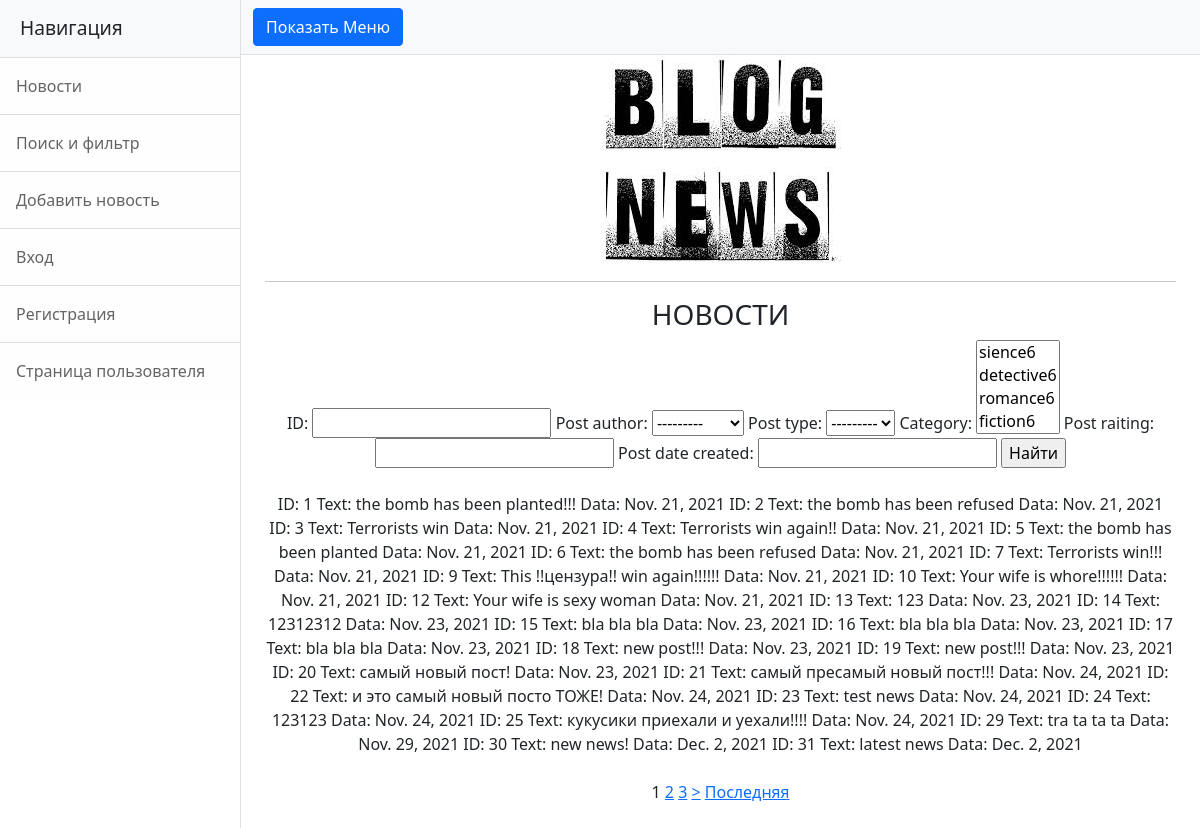
Page /news/search/ on the earlier database version.
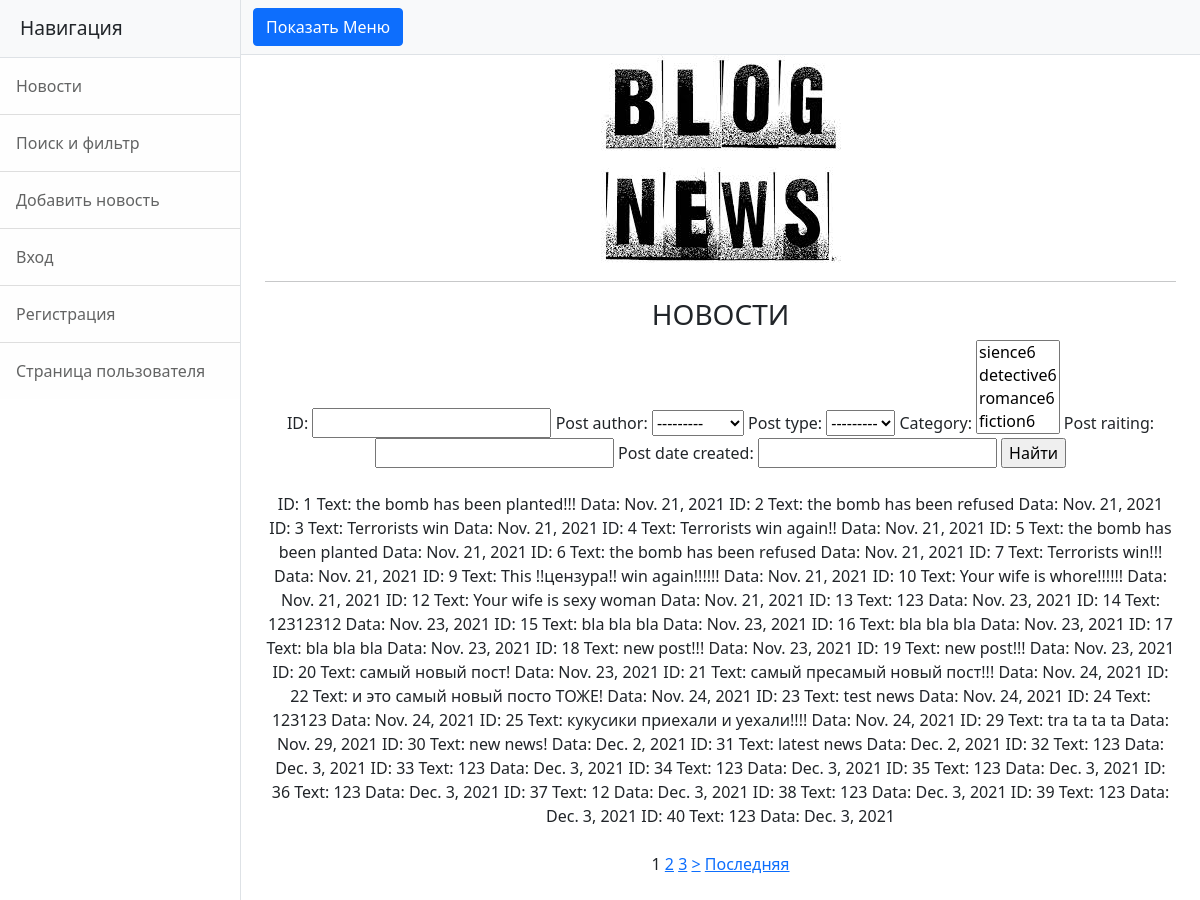
Same page on the later database version.
### news/models.py (models this page shows, shortened)
class Author(models.Model):
    full_name = models.CharField(max_length = 255)
    user = models.OneToOneField(User,on_delete = models.CASCADE)
    raiting = models.IntegerField(default = 1)
    def __str__(self):
        return f'{self.user}'

class Category(models.Model):
    category_name = models.CharField(max_length = 255, unique = True)
    def __str__(self):
        return f'{self.category_name}'

class Post(models.Model):
    post = 'PO'
    news = 'NW'
    POSITIONS=[
    (post,'post'),
    (news,'news'),]
    post_author = models.ForeignKey(Author, on_delete = models.CASCADE)
    post_type = models.CharField(max_length=2, choices= POSITIONS)
    post_date_created = models.DateField(auto_now_add = True)
    post_detailed_data_created = models.TimeField(auto_now_add = True)
    category = models.ManyToManyField(Category, through = 'PostCategory')
    head_of_post = models.CharField(max_length = 255)
    article_text = models.TextField()
    post_raiting = models.IntegerField(default = 1)

### news/views.py (the view, shortened to what this page needs)
class PostSearch(ListView):
    model = Post
    template_name = 'search_news.html'
    context_object_name = 'news'
    paginate_by = 1
    form_class = PostForm
    def get_context_data(self, **kwargs):
        context = super().get_context_data(**kwargs)
        context['filter'] = PostFilter(self.request.GET, queryset=self.get_queryset())
        context['PostCategory'] = PostCategory.objects.all()
        context['form'] = PostForm()
        return context

### news/forms.py
class PostForm(ModelForm):
    class Meta:
        model = Post
        fields = ['id', 'post_author', 'post_type', 'category', 'post_raiting','article_text']

### news/templatetags/custom_filters.py (called while the page is built)
@register.filter(name='Censor')
def Censor(value):
    w=value.split()
    for i in range(len(w)):
        if w[i] in blacklist:
            w[i] ='!!цензура!!'
    string = ' '.join([str(item) for item in w])
    return string

### templates/search_news.html (shortened to what this page needs)
{% extends 'flatpages/default.html' %}
{% load custom_filters %}
{% block content %}
    <hr>
    <h3>НОВОСТИ</h3>
    <form method="GET">
        {{ filter.form }}
        <input type="submit" value="Найти">
    </form>
    <br>{% for i in filter.qs%}
        ID: {{ i.id}}
        Text: {{ i.article_text|Censor}}
        Data: {{ i.post_date_created}}
    {% endfor %}
    <br>
    <br>
    {% if is_paginated %}
    {% for num in page_obj.paginator.page_range %}
        {% if page_obj.number == num %}
            <a>{{ num }}</a>
        {% elif num > page_obj.number|add:'-3' and num < page_obj.number|add:'3' %}
            <a href="?page={{ num }}">{{ num }}</a>
        {% endif %}
    {% endfor %}
    {% if page_obj.has_next %}
        <a href="?page={{ page_obj.next_page_number }}">></a>
        <a href="?page={{ page_obj.paginator.num_pages }}">Последняя</a>
    {% endif %}
{% endif %}
<br>
<br>
{% endblock content %}

### templates/flatpages/default.html (shortened to what this page needs)
{% load static %}
<!DOCTYPE html>
<html lang="en">
    <head>
        <link href="{% static '././css/styles.css'%}" rel="stylesheet" />
    </head>
    <body>
        <div class="d-flex" id="wrapper">
            <div class="border-end bg-white" id="sidebar-wrapper">
                <div class="sidebar-heading border-bottom bg-light">Навигация</div>
                <div class="list-group list-group-flush">
                    <a class="list-group-item list-group-item-action list-group-item-light p-3" href="/news">Новости</a>
                    <a class="list-group-item list-group-item-action list-group-item-light p-3" href="/news/search/">Поиск и фильтр</a>
                    <a class="list-group-item list-group-item-action list-group-item-light p-3" href="/news/add">Добавить новость</a>
                    <a class="list-group-item list-group-item-action list-group-item-light p-3" href="/news/accounts/login/">Вход</a>
                    <a class="list-group-item list-group-item-action list-group-item-light p-3" href="/news/accounts/signup/">Регистрация</a>
                    <a class="list-group-item list-group-item-action list-group-item-light p-3" href="/news/protected_index">Страница пользователя</a>
                </div>
            </div>
            <div id="page-content-wrapper">
                <nav class="navbar navbar-expand-lg navbar-light bg-light border-bottom">
                    <div class="container-fluid">
                        <button class="btn btn-primary" id="sidebarToggle">Показать Меню</button>
                    </div>
                </nav>
                <img src="{% static '././assets/images.jpeg'%}" alt="" class="rounded mx-auto d-block">
                <div class="container-fluid">
                    <div class="container">
                        <div class="row">
                        <div class="col-lg-12 text-center">
                        {% block content %}{% endblock content %}
                        </div>
                        </div>
                    </div>
                </div>
            </div>
        </div>
    </body>
</html>

Differences in the rows shown:
added Post: id "32", article_text|Censor "123", post_date_created "Dec. 3, 2021"
added Post: id "33", article_text|Censor "123", post_date_created "Dec. 3, 2021"
added Post: id "34", article_text|Censor "123", post_date_created "Dec. 3, 2021"
added Post: id "35", article_text|Censor "123", post_date_created "Dec. 3, 2021"
added Post: id "36", article_text|Censor "123", post_date_created "Dec. 3, 2021"
added Post: id "37", article_text|Censor "12", post_date_created "Dec. 3, 2021"
added Post: id "38", article_text|Censor "123", post_date_created "Dec. 3, 2021"
added Post: id "39", article_text|Censor "123", post_date_created "Dec. 3, 2021"
added Post: id "40", article_text|Censor "123", post_date_created "Dec. 3, 2021"
